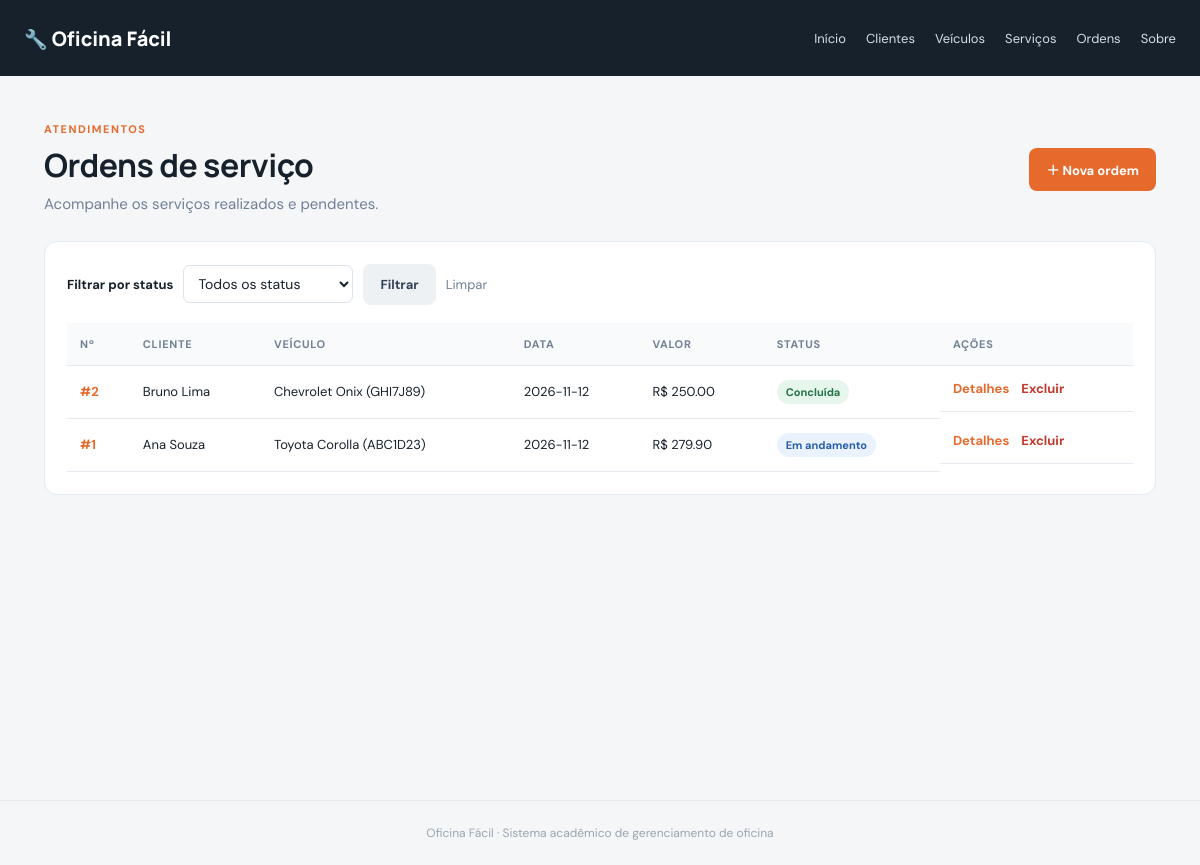
Screenshot of /ordens with the database file from the repository.
### tables this page shows
CREATE TABLE ordens_servico (
    id_os          INTEGER PRIMARY KEY AUTOINCREMENT,
    id_veiculo     INTEGER NOT NULL,
    data_abertura  TEXT NOT NULL DEFAULT CURRENT_TIMESTAMP,
    status         TEXT NOT NULL DEFAULT 'Aberta'
                   CHECK (status IN ('Aberta', 'Em andamento', 'Concluída', 'Cancelada')),
    valor_total    REAL NOT NULL DEFAULT 0 CHECK (valor_total >= 0),
    observacoes    TEXT,
    updated_at     TEXT NOT NULL DEFAULT CURRENT_TIMESTAMP,
    FOREIGN KEY (id_veiculo) REFERENCES veiculos(id_veiculo) ON DELETE RESTRICT
);

CREATE TABLE clientes (
    id_cliente INTEGER PRIMARY KEY AUTOINCREMENT,
    nome       TEXT NOT NULL CHECK (length(trim(nome)) > 0),
    telefone   TEXT,
    email      TEXT UNIQUE,
    created_at TEXT NOT NULL DEFAULT CURRENT_TIMESTAMP
);

CREATE TABLE veiculos (
    id_veiculo INTEGER PRIMARY KEY AUTOINCREMENT,
    id_cliente INTEGER NOT NULL,
    marca      TEXT NOT NULL CHECK (length(trim(marca)) > 0),
    modelo     TEXT NOT NULL CHECK (length(trim(modelo)) > 0),
    placa      TEXT NOT NULL UNIQUE CHECK (length(replace(placa, '-', '')) = 7),
    ano        INTEGER CHECK (ano IS NULL OR ano BETWEEN 1886 AND 2100),
    created_at TEXT NOT NULL DEFAULT CURRENT_TIMESTAMP,
    FOREIGN KEY (id_cliente) REFERENCES clientes(id_cliente) ON DELETE RESTRICT
);

### app.py (the view)
    @app.route("/ordens")
    def ordens():
        status = request.args.get("status", "").strip()
        if status not in sql.STATUS_OS:
            status = ""
        ordens = sql.listar_ordens(status or None)
        return render_template("ordens.html", ordens=ordens, status_filtro=status, statuses=sql.STATUS_OS)

### db_sql.py (called while the page is built)
def get_db():
    if "db" not in g:
        g.db = sqlite3.connect(current_app.config["DATABASE"])
        g.db.row_factory = sqlite3.Row
        g.db.execute("PRAGMA foreign_keys = ON")
    return g.db

def listar_ordens(status=None):
    sql = """
        SELECT os.*, v.marca, v.modelo, v.placa,
               c.nome AS cliente_nome
        FROM ordens_servico os
        INNER JOIN veiculos v ON v.id_veiculo = os.id_veiculo
        INNER JOIN clientes c ON c.id_cliente = v.id_cliente
    """
    if status:
        sql += " WHERE os.status = ?"
        return get_db().execute(sql + " ORDER BY os.id_os DESC", (status,)).fetchall()
    return get_db().execute(sql + " ORDER BY os.id_os DESC").fetchall()

### templates/ordens.html (shortened to what this page needs)
{% extends "base.html" %}
{% block content %}
<div class="section-heading"><div><span class="eyebrow">ATENDIMENTOS</span><h1>Ordens de serviço</h1><p>Acompanhe os serviços realizados e pendentes.</p></div><a class="button" href="{{ url_for('nova_ordem') }}">＋ Nova ordem</a></div>
<section class="panel">
    <form method="get" class="filter-form"><label for="status">Filtrar por status</label><select id="status" name="status"><option value="">Todos os status</option></select><button class="button secondary" type="submit">Filtrar</button><a href="{{ url_for('ordens') }}">Limpar</a></form>
    {% if ordens %}<div class="table-wrap"><table><thead><tr><th>Nº</th><th>Cliente</th><th>Veículo</th><th>Data</th><th>Valor</th><th>Status</th><th>Ações</th></tr></thead><tbody>
    {% for os in ordens %}<tr><td><a href="{{ url_for('detalhe_ordem', id_os=os.id_os) }}">#{{ os.id_os }}</a></td><td>{{ os.cliente_nome }}</td><td>{{ os.marca }} {{ os.modelo }} ({{ os.placa }})</td><td>{{ os.data_abertura[:10] }}</td><td>R$ {{ "%.2f"|format(os.valor_total) }}</td><td><span class="status {{ os.status|lower|replace(' ', '-') }}">{{ os.status }}</span></td><td class="actions"><a href="{{ url_for('detalhe_ordem', id_os=os.id_os) }}">Detalhes</a><form method="post" action="{{ url_for('excluir_ordem', id_os=os.id_os) }}" onsubmit="return confirm('Excluir esta ordem?')"><button class="link danger" type="submit">Excluir</button></form></td></tr>{% endfor %}
    </tbody></table></div>{% else %}<p class="empty">Nenhuma ordem de serviço encontrada.</p>{% endif %}
</section>
{% endblock %}

### static/style.css (style rules this page uses)
:root { --bg:#f4f6f8;--surface:#fff;--ink:#17212b;--muted:#718096;--line:#e5eaf0;--accent:#e66a2c;--accent-dark:#c94f18;--nav:#17212b;--good:#237344;--bad:#a43d2c }
* { box-sizing:border-box }
body { margin:0;background:var(--bg);color:var(--ink);font-family:'DM Sans',sans-serif;font-size:15px }
h1,h2 { font-family:Manrope,sans-serif;letter-spacing:-.5px }
h1 { font-size:32px;margin:8px 0 }
p { color:var(--muted);line-height:1.65 }
.eyebrow { color:var(--accent);font-size:11px;font-weight:700;letter-spacing:1.5px }
.metric,.panel { background:var(--surface);border:1px solid var(--line);border-radius:13px;padding:22px }
.panel { margin-bottom:22px }
.section-heading { display:flex;align-items:center;justify-content:space-between;gap:20px;margin-bottom:20px }
.section-heading h1 { margin:5px 0 }
.section-heading p { margin:4px 0 }
.button { display:inline-block;background:var(--accent);color:#fff;border:0;border-radius:8px;padding:12px 17px;text-decoration:none;font:700 13px 'DM Sans',sans-serif;cursor:pointer;white-space:nowrap }
.button.secondary { background:#edf1f4;color:#334155 }
.table-wrap { overflow-x:auto }
table { width:100%;border-collapse:collapse;white-space:nowrap }
th { text-align:left;color:var(--muted);font-size:11px;text-transform:uppercase;letter-spacing:.7px;background:#f8fafb }
th,td { padding:14px 13px;border-bottom:1px solid var(--line) }
td { font-size:13px }
td a { color:var(--accent);font-weight:700;text-decoration:none }
.status { display:inline-block;background:#fff1e8;color:#b84b18;padding:5px 9px;border-radius:20px;font-size:11px;font-weight:700 }
.status.concluída { background:#e7f6ed;color:#237344 }
.status.em-andamento { background:#eaf2ff;color:#285ea8 }
.form input,.form select,.form textarea,.inline-form select,.filter-form select,.status-editor select { width:100%;padding:11px 12px;border:1px solid #dce3e9;border-radius:7px;font:14px 'DM Sans',sans-serif;background:#fff;color:var(--ink) }
.actions { display:flex;align-items:center;gap:12px }
.actions form { margin:0 }
.link { background:none;border:0;padding:0;color:var(--accent);font:700 13px 'DM Sans',sans-serif;cursor:pointer }
.danger { color:#c0392b }
.filter-form { display:flex;align-items:center;gap:10px;flex-wrap:wrap;margin-bottom:18px }
.filter-form label { font-size:13px;font-weight:700 }
.filter-form select { width:auto;min-width:170px;padding:8px 10px }
.filter-form>a { font-size:13px;color:var(--muted);text-decoration:none }

### rows the page displays
ordens_servico: id_os "2", cliente_nome "Bruno Lima", marca "Chevrolet", modelo "Onix", placa "GHI7J89", data_abertura "2026-11-12", valor_total "250.00", status "Concluída"
ordens_servico: id_os "1", cliente_nome "Ana Souza", marca "Toyota", modelo "Corolla", placa "ABC1D23", data_abertura "2026-11-12", valor_total "279.90", status "Em andamento"
